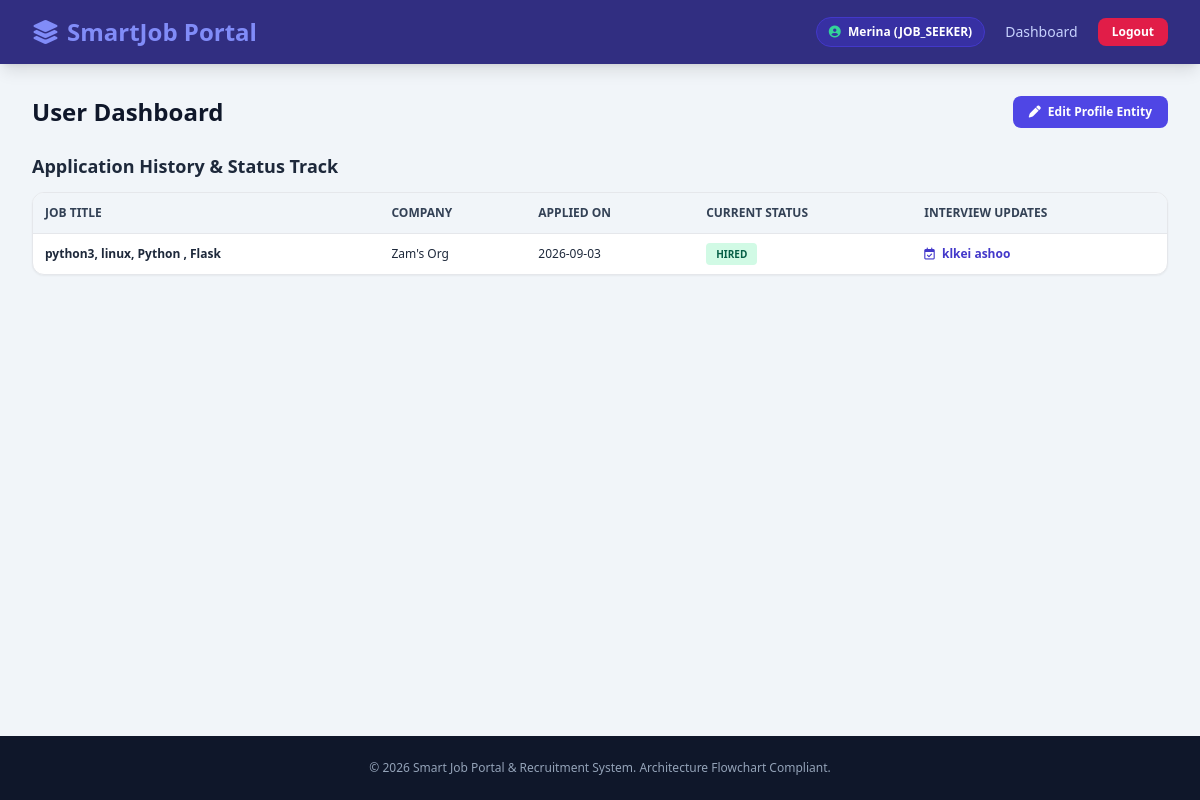
Page /dashboard (signed in) on the committed database.
### app.py (models this page shows)
class User(UserMixin, db.Model):
    id = db.Column(db.Integer, primary_key=True)
    first_name = db.Column(db.String(50), nullable=False)
    last_name = db.Column(db.String(50), nullable=False)
    email = db.Column(db.String(120), unique=True, nullable=False)
    password = db.Column(db.String(100), nullable=False)
    user_type = db.Column(db.String(20), nullable=False) # 'JOB_SEEKER', 'JOB_PROVIDER', 'ADMIN'
    is_verified = db.Column(db.Boolean, default=True)
    seeker_profile = db.relationship('SeekerProfile', backref='user', uselist=False, cascade="all, delete")
    company_profile = db.relationship('Company', backref='user', uselist=False, cascade="all, delete")

class Application(db.Model):
    id = db.Column(db.Integer, primary_key=True)
    job_id = db.Column(db.Integer, db.ForeignKey('job.id'))
    seeker_id = db.Column(db.Integer, db.ForeignKey('user.id'))
    resume_file = db.Column(db.String(255), nullable=False)
    screening_answer = db.Column(db.Text)
    status = db.Column(db.String(30), default='ACTIVE')
    interview_date = db.Column(db.String(100), nullable=True)
    applied_at = db.Column(db.DateTime, default=datetime.utcnow)
    job = db.relationship('Job', backref=db.backref('applications', cascade="all, delete"))
    seeker = db.relationship('User', backref=db.backref('applications', cascade="all, delete"))

class Job(db.Model):
    id = db.Column(db.Integer, primary_key=True)
    provider_id = db.Column(db.Integer, db.ForeignKey('user.id'))
    company_name = db.Column(db.String(100))
    job_title = db.Column(db.String(100), nullable=False)
    job_description = db.Column(db.Text, nullable=False)
    category = db.Column(db.String(50), default='Technology')
    location = db.Column(db.String(100), nullable=False)
    job_type = db.Column(db.String(50), nullable=False) # Full-Time / Part-Time
    pay = db.Column(db.String(50))
    benefits = db.Column(db.Text)
    is_approved = db.Column(db.Boolean, default=True) # Admin Approval Flow
    job_posted_at = db.Column(db.DateTime, default=datetime.utcnow)

### app.py (the view)
@app.route('/dashboard')
@login_required
def dashboard():
    if current_user.user_type == 'ADMIN':
        return redirect(url_for('admin_panel'))
    if current_user.user_type == 'JOB_PROVIDER':
        applications = Application.query.join(Job).filter(Job.provider_id == current_user.id).all()
        my_jobs = Job.query.filter_by(provider_id=current_user.id).all()
        return render_template('dashboard.html', applications=applications, my_jobs=my_jobs)
    else:
        applications = Application.query.filter_by(seeker_id=current_user.id).all()
        profile = SeekerProfile.query.filter_by(user_id=current_user.id).first()
        return render_template('dashboard.html', applications=applications, profile=profile)

### app.py (called while the page is built)
@login_manager.user_loader
def load_user(user_id):
    return User.query.get(int(user_id))

### templates/dashboard.html
{% extends "base.html" %}
{% block content %}
<div class="flex justify-between items-center mb-6">
    <h1 class="text-2xl font-bold text-slate-900">User Dashboard</h1>
    {% if current_user.user_type == 'JOB_SEEKER' %}
        <a href="/profile/build" class="bg-indigo-600 text-white text-xs px-4 py-2 rounded-lg font-bold"><i class="fa-solid fa-pen mr-1"></i> Edit Profile Entity</a>
    {% elif current_user.user_type == 'JOB_PROVIDER' %}
        <a href="/post-job" class="bg-emerald-600 text-white text-xs px-4 py-2 rounded-lg font-bold"><i class="fa-solid fa-plus mr-1"></i> Post New Job</a>
    {% endif %}
</div>
{% if current_user.user_type == 'JOB_PROVIDER' %}
    <h2 class="text-lg font-bold text-slate-800 mb-3">Applications Received for Review</h2>
    <div class="bg-white rounded-xl border shadow-sm overflow-hidden">
        <table class="w-full text-left text-xs">
            <thead class="bg-slate-100 text-slate-700 uppercase font-bold border-b">
                <tr>
                    <th class="p-3">Candidate</th>
                    <th class="p-3">Job Applied</th>
                    <th class="p-3">Question & Answer</th>
                    <th class="p-3">Resume</th>
                    <th class="p-3">Status</th>
                    <th class="p-3">Action & Interview Schedule</th>
                </tr>
            </thead>
            <tbody class="divide-y">
                {% for app in applications %}
                <tr>
                    <td class="p-3 font-bold">{{ app.seeker.first_name }} {{ app.seeker.last_name }}</td>
                    <td class="p-3">{{ app.job.job_title }}</td>
                    <td class="p-3 text-slate-500 italic">"{{ app.screening_answer }}"</td>
                    <td class="p-3">
                        <a href="/uploads/{{ app.resume_file }}" target="_blank" class="bg-indigo-50 text-indigo-700 px-2 py-1 rounded border border-indigo-200 font-semibold">
                            <i class="fa-solid fa-file-pdf mr-1"></i> View Resume
                        </a>
                    </td>
                    <td class="p-3">
                        <span class="font-bold px-2 py-0.5 rounded text-[10px]
                            {% if app.status == 'HIRED' %}bg-emerald-100 text-emerald-800
                            {% elif app.status == 'REJECTED' %}bg-rose-100 text-rose-800
                            {% elif app.status == 'REVIEWED' %}bg-amber-100 text-amber-800
                            {% else %}bg-slate-100 text-slate-700{% endif %}">
                            {{ app.status }}
                        </span>
                        {% if app.interview_date %}
                            <p class="text-[10px] text-indigo-600 mt-1 font-semibold">Interview: {{ app.interview_date }}</p>
                        {% endif %}
                    </td>
                    <td class="p-3">
                        <form action="/update-status/{{ app.id }}" method="POST" class="flex flex-col gap-1">
                            <div class="flex gap-1">
                                <select name="status" class="p-1 text-[11px] border rounded bg-white">
                                    <option value="REVIEWED">REVIEWED</option>
                                    <option value="HIRED">HIRED</option>
                                    <option value="REJECTED">REJECTED</option>
                                </select>
                                <button type="submit" class="bg-indigo-600 text-white px-2 py-1 rounded text-[10px] font-bold">Update</button>
                            </div>
                            <input type="text" name="interview_date" placeholder="Interview Date (e.g. Sep 10, 3 PM)" class="p-1 border rounded text-[10px]">
                        </form>
                    </td>
                </tr>
                {% endfor %}
            </tbody>
        </table>
    </div>
{% elif current_user.user_type == 'JOB_SEEKER' %}
    <h2 class="text-lg font-bold text-slate-800 mb-3">Application History & Status Track</h2>
    <div class="bg-white rounded-xl border shadow-sm overflow-hidden">
        <table class="w-full text-left text-xs">
            <thead class="bg-slate-100 text-slate-700 uppercase font-bold border-b">
                <tr>
                    <th class="p-3">Job Title</th>
                    <th class="p-3">Company</th>
                    <th class="p-3">Applied On</th>
                    <th class="p-3">Current Status</th>
                    <th class="p-3">Interview Updates</th>
                </tr>
            </thead>
            <tbody class="divide-y">
                {% for app in applications %}
                <tr>
                    <td class="p-3 font-bold">{{ app.job.job_title }}</td>
                    <td class="p-3">{{ app.job.company_name }}</td>
                    <td class="p-3">{{ app.applied_at.strftime('%Y-%m-%d') }}</td>
                    <td class="p-3">
                        <span class="font-bold px-2.5 py-1 rounded text-[10px]
                            {% if app.status == 'HIRED' %}bg-emerald-100 text-emerald-800
                            {% elif app.status == 'REJECTED' %}bg-rose-100 text-rose-800
                            {% else %}bg-blue-100 text-blue-800{% endif %}">
                            {{ app.status }}
                        </span>
                    </td>
                    <td class="p-3 text-indigo-700 font-semibold">
                        {% if app.interview_date %}
                            <i class="fa-regular fa-calendar-check mr-1"></i> {{ app.interview_date }}
                        {% else %}
                            Pending Review
                        {% endif %}
                    </td>
                </tr>
                {% endfor %}
            </tbody>
        </table>
    </div>
{% endif %}
{% endblock %}

### templates/base.html (shortened to what this page needs)
<!DOCTYPE html>
<html lang="en">
<head>
    <script src="https://cdn.tailwindcss.com"></script>
    <link href="https://cdnjs.cloudflare.com/ajax/libs/font-awesome/6.4.0/css/all.min.css" rel="stylesheet">
</head>
<body class="bg-slate-100 font-sans text-slate-800 flex flex-col min-h-screen">
    <nav class="bg-indigo-900 text-white shadow-lg sticky top-0 z-50">
        <div class="max-w-7xl mx-auto px-4 sm:px-6 lg:px-8">
            <div class="flex justify-between h-16 items-center">
                <a href="/" class="flex items-center gap-2 font-black text-2xl text-indigo-400">
                    <i class="fa-solid fa-layer-group"></i> SmartJob Portal
                </a>
                <div class="flex items-center gap-5">
                    {% if current_user.is_authenticated %}
                        <span class="text-xs bg-indigo-800 border border-indigo-700 px-3 py-1.5 rounded-full font-semibold">
                            <i class="fa-solid fa-circle-user text-emerald-400 mr-1"></i>
                            {{ current_user.first_name }} ({{ current_user.user_type }})
                        </span>
                        {% if current_user.user_type == 'ADMIN' %}
                            <a href="/admin" class="text-indigo-200 hover:text-white font-medium text-sm">Admin Layer</a>
                        {% else %}
                            <a href="/dashboard" class="text-indigo-200 hover:text-white font-medium text-sm">Dashboard</a>
                        {% endif %}
                        <a href="/logout" class="bg-rose-600 hover:bg-rose-700 text-white px-3.5 py-1.5 rounded-lg text-xs font-bold transition">Logout</a>
                    {% else %}
                        <a href="/login" class="text-indigo-200 hover:text-white font-medium text-sm">Login</a>
                        <a href="/register" class="bg-indigo-600 hover:bg-indigo-500 text-white px-4 py-2 rounded-lg text-sm font-semibold transition">Register</a>
                    {% endif %}
                </div>
            </div>
        </div>
    </nav>
    <main class="max-w-7xl mx-auto px-4 sm:px-6 lg:px-8 py-8 flex-grow w-full">
        {% block content %}{% endblock %}
    </main>
    <footer class="bg-slate-900 text-slate-400 py-6 text-center text-xs">
        <p>&copy; 2026 Smart Job Portal & Recruitment System. Architecture Flowchart Compliant.</p>
    </footer>
</body>
</html>

### rows in the picture
User: first_name "Merina", user_type "JOB_SEEKER"
Application: job.job_title "python3, linux, Python , Flask", job.company_name "Zam's Org", applied_at "2026-09-03", status "HIRED", interview_date "klkei ashoo"
